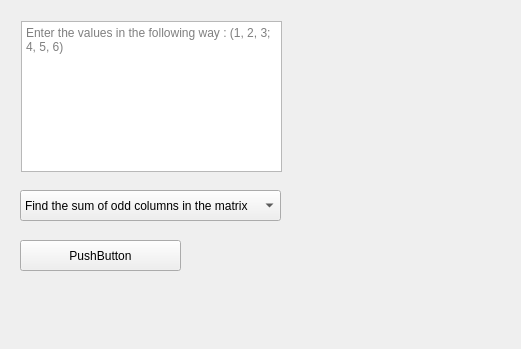
<?xml version="1.0" encoding="UTF-8"?>
<ui version="4.0">
 <class>Form</class>
 <widget class="QWidget" name="Form">
  <property name="geometry">
   <rect>
    <x>0</x>
    <y>0</y>
    <width>521</width>
    <height>349</height>
   </rect>
  </property>
  <property name="windowTitle">
   <string>Form</string>
  </property>
  <widget class="QPlainTextEdit" name="plainTextEdit">
   <property name="geometry">
    <rect>
     <x>21</x>
     <y>21</y>
     <width>261</width>
     <height>151</height>
    </rect>
   </property>
   <property name="placeholderText">
    <string>Enter the values in the following way : (1, 2, 3; 4, 5, 6)</string>
   </property>
  </widget>
  <widget class="QComboBox" name="comboBox">
   <property name="geometry">
    <rect>
     <x>20</x>
     <y>190</y>
     <width>261</width>
     <height>31</height>
    </rect>
   </property>
   <item>
    <property name="text">
     <string>Find the sum of odd columns in the matrix</string>
    </property>
   </item>
   <item>
    <property name="text">
     <string>Find the sum of even columns in the matrix</string>
    </property>
   </item>
  </widget>
  <widget class="QPushButton" name="pushButton">
   <property name="geometry">
    <rect>
     <x>20</x>
     <y>240</y>
     <width>161</width>
     <height>31</height>
    </rect>
   </property>
   <property name="text">
    <string>PushButton</string>
   </property>
  </widget>
  <widget class="QLabel" name="label">
   <property name="geometry">
    <rect>
     <x>20</x>
     <y>300</y>
     <width>251</width>
     <height>31</height>
    </rect>
   </property>
   <property name="text">
    <string/>
   </property>
  </widget>
 </widget>
 <resources/>
 <connections/>
</ui>
